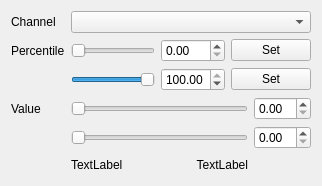
          <widget class="QWidget" name="green_tab">
           <attribute name="title">
            <string>Green</string>
           </attribute>
           <layout class="QFormLayout" name="formLayout_3">
            <item row="0" column="0">
             <widget class="QLabel" name="green_channel_label">
              <property name="text">
               <string>Channel</string>
              </property>
              <property name="textFormat">
               <enum>Qt::PlainText</enum>
              </property>
              <property name="buddy">
               <cstring>green_channel_combo</cstring>
              </property>
             </widget>
            </item>
            <item row="0" column="1">
             <widget class="QComboBox" name="green_channel_combo">
              <property name="toolTip">
               <string>The channel to display in green in the right panel</string>
              </property>
             </widget>
            </item>
            <item row="1" column="0">
             <widget class="QLabel" name="green_percentile_label">
              <property name="text">
               <string>Percentile</string>
              </property>
              <property name="textFormat">
               <enum>Qt::PlainText</enum>
              </property>
              <property name="buddy">
               <cstring>green_percentile_from_slider</cstring>
              </property>
             </widget>
            </item>
            <item row="1" column="1">
             <layout class="QGridLayout" name="green_percentile_layout">
              <item row="1" column="0">
               <widget class="QSlider" name="green_percentile_to_slider">
                <property name="sizePolicy">
                 <sizepolicy hsizetype="Expanding" vsizetype="MinimumExpanding">
                  <horstretch>0</horstretch>
                  <verstretch>0</verstretch>
                 </sizepolicy>
                </property>
                <property name="toolTip">
                 <string>The percentile above which all counts will be mapped to pure green</string>
                </property>
                <property name="maximum">
                 <number>10000</number>
                </property>
                <property name="singleStep">
                 <number>10</number>
                </property>
                <property name="pageStep">
                 <number>100</number>
                </property>
                <property name="value">
                 <number>10000</number>
                </property>
                <property name="orientation">
                 <enum>Qt::Horizontal</enum>
                </property>
               </widget>
              </item>
              <item row="1" column="1">
               <widget class="QDoubleSpinBox" name="green_percentile_to_spinbox">
                <property name="sizePolicy">
                 <sizepolicy hsizetype="Minimum" vsizetype="MinimumExpanding">
                  <horstretch>0</horstretch>
                  <verstretch>0</verstretch>
                 </sizepolicy>
                </property>
                <property name="toolTip">
                 <string>The percentile above which all counts will be mapped to pure green</string>
                </property>
                <property name="maximum">
                 <double>100.000000000000000</double>
                </property>
                <property name="singleStep">
                 <double>0.100000000000000</double>
                </property>
                <property name="value">
                 <double>100.000000000000000</double>
                </property>
               </widget>
              </item>
              <item row="0" column="1">
               <widget class="QDoubleSpinBox" name="green_percentile_from_spinbox">
                <property name="sizePolicy">
                 <sizepolicy hsizetype="Minimum" vsizetype="MinimumExpanding">
                  <horstretch>0</horstretch>
                  <verstretch>0</verstretch>
                 </sizepolicy>
                </property>
                <property name="toolTip">
                 <string>The percentile below which all counts will be mapped to black</string>
                </property>
                <property name="maximum">
                 <double>100.000000000000000</double>
                </property>
                <property name="singleStep">
                 <double>0.100000000000000</double>
                </property>
               </widget>
              </item>
              <item row="0" column="0">
               <widget class="QSlider" name="green_percentile_from_slider">
                <property name="sizePolicy">
                 <sizepolicy hsizetype="Expanding" vsizetype="MinimumExpanding">
                  <horstretch>0</horstretch>
                  <verstretch>0</verstretch>
                 </sizepolicy>
                </property>
                <property name="toolTip">
                 <string>The percentile below which all counts will be mapped to black</string>
                </property>
                <property name="maximum">
                 <number>10000</number>
                </property>
                <property name="singleStep">
                 <number>10</number>
                </property>
                <property name="pageStep">
                 <number>100</number>
                </property>
                <property name="orientation">
                 <enum>Qt::Horizontal</enum>
                </property>
               </widget>
              </item>
              <item row="0" column="2">
               <widget class="QPushButton" name="green_percentile_from_button">
                <property name="toolTip">
                 <string>Set all other channels lower percentiles to the value of this channel</string>
                </property>
                <property name="text">
                 <string>Set</string>
                </property>
               </widget>
              </item>
              <item row="1" column="2">
               <widget class="QPushButton" name="green_percentile_to_button">
                <property name="text">
                 <string>Set</string>
                </property>
               </widget>
              </item>
             </layout>
            </item>
            <item row="2" column="0">
             <widget class="QLabel" name="green_range_label">
              <property name="text">
               <string>Value</string>
              </property>
              <property name="textFormat">
               <enum>Qt::PlainText</enum>
              </property>
              <property name="buddy">
               <cstring>green_value_from_slider</cstring>
              </property>
             </widget>
            </item>
            <item row="2" column="1">
             <layout class="QGridLayout" name="green_value_layout">
              <item row="0" column="4">
               <widget class="QDoubleSpinBox" name="green_value_from_spinbox">
                <property name="sizePolicy">
                 <sizepolicy hsizetype="Minimum" vsizetype="MinimumExpanding">
                  <horstretch>0</horstretch>
                  <verstretch>0</verstretch>
                 </sizepolicy>
                </property>
                <property name="toolTip">
                 <string>All counts below this value will be mapped to black</string>
                </property>
               </widget>
              </item>
              <item row="1" column="4">
               <widget class="QDoubleSpinBox" name="green_value_to_spinbox">
                <property name="sizePolicy">
                 <sizepolicy hsizetype="Minimum" vsizetype="MinimumExpanding">
                  <horstretch>0</horstretch>
                  <verstretch>0</verstretch>
                 </sizepolicy>
                </property>
                <property name="toolTip">
                 <string>All counts above this value will be mapped to pure green</string>
                </property>
               </widget>
              </item>
              <item row="2" column="0">
               <widget class="QLabel" name="green_value_from_label">
                <property name="toolTip">
                 <string>The lowest count in the green channel of the portion of the image currently displayed (or the entire image if no zoom has been applied)</string>
                </property>
                <property name="text">
                 <string>TextLabel</string>
                </property>
               </widget>
              </item>
              <item row="2" column="1" colspan="2">
               <spacer name="green_horizontal_spacer">
                <property name="orientation">
                 <enum>Qt::Horizontal</enum>
                </property>
                <property name="sizeHint" stdset="0">
                 <size>
                  <width>40</width>
                  <height>20</height>
                 </size>
                </property>
               </spacer>
              </item>
              <item row="0" column="0" colspan="4">
               <widget class="QSlider" name="green_value_from_slider">
                <property name="sizePolicy">
                 <sizepolicy hsizetype="Expanding" vsizetype="MinimumExpanding">
                  <horstretch>0</horstretch>
                  <verstretch>0</verstretch>
                 </sizepolicy>
                </property>
                <property name="toolTip">
                 <string>All counts below this value will be mapped to black</string>
                </property>
                <property name="maximum">
                 <number>0</number>
                </property>
                <property name="orientation">
                 <enum>Qt::Horizontal</enum>
                </property>
               </widget>
              </item>
              <item row="1" column="0" colspan="4">
               <widget class="QSlider" name="green_value_to_slider">
                <property name="sizePolicy">
                 <sizepolicy hsizetype="Expanding" vsizetype="MinimumExpanding">
                  <horstretch>0</horstretch>
                  <verstretch>0</verstretch>
                 </sizepolicy>
                </property>
                <property name="toolTip">
                 <string>All counts above this value will be mapped to pure green</string>
                </property>
                <property name="maximum">
                 <number>0</number>
                </property>
                <property name="orientation">
                 <enum>Qt::Horizontal</enum>
                </property>
               </widget>
              </item>
              <item row="2" column="3">
               <widget class="QLabel" name="green_value_to_label">
                <property name="toolTip">
                 <string>The highest count in the green channel of the portion of the image currently displayed (or the entire image if no zoom has been applied)</string>
                </property>
                <property name="text">
                 <string>TextLabel</string>
                </property>
                <property name="alignment">
                 <set>Qt::AlignRight|Qt::AlignTrailing|Qt::AlignVCenter</set>
                </property>
               </widget>
              </item>
             </layout>
            </item>
           </layout>
           <zorder>green_channel_combo</zorder>
           <zorder>green_channel_label</zorder>
           <zorder>green_percentile_label</zorder>
           <zorder>green_range_label</zorder>
          </widget>
